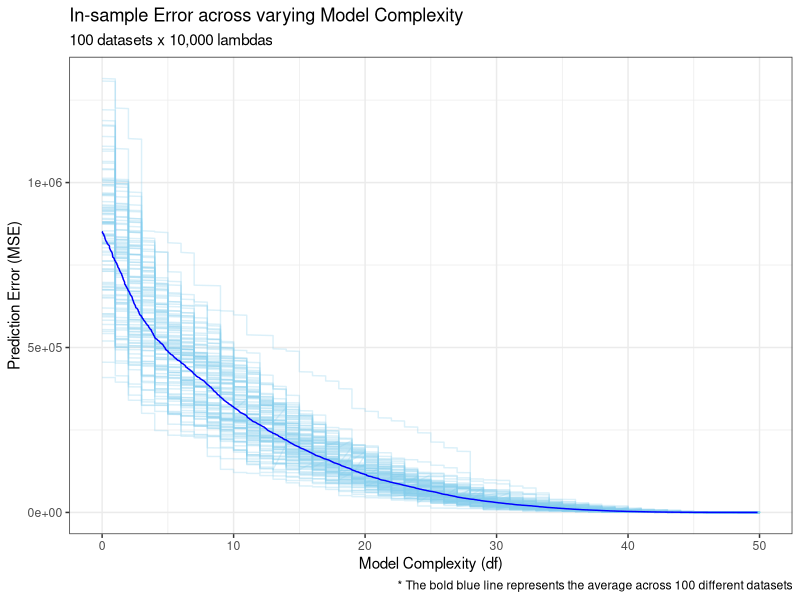

Source code (R): (Note: this script raises an error after producing the figure.)
## ---- chunk 1
library(dplyr)
library(purrr)
library(glmnet)
library(ggplot2)
## ---- chunk 2
coordinate_descent <- function(lambda, y, X){
  # constants
  n <- nrow(X)
  p <- ncol(X)
  # scaling constants
  ## mean values
  y_center <- mean(y)
  X_center <- colMeans(X)
  ## standard deviations
  y_scale <- sd(y)
  X_scale <- apply(X, 2, sd)
  # scaling y and X
  X <- scale(X)
  y <- scale(y)
  # speedup suggested by 2.20
  yX <- crossprod(y, X)
  oneX <- rep(0, times = p) # since X is scaled
  XX <- crossprod(X)
  # speedup for gamma calculation
  X_square_norm <- diag(XX)
  gamma <- n * lambda / X_square_norm
  # remainder of 2.20
  diag(XX) <- 0
  # initial arbitrary guess for betas
  updated_betas <- betas <- rep(0, times = (p + 1))
  # from 2.19
  updated_betas[1] <- 0.0 # with scaled data, beta 0 is constantly 0
  # tolerance to define "not meaningful change"
  tol <- 1e-10
  while(TRUE){
    for(i in 1:p){
      # from 2.17
      zx <- yX[i] - updated_betas[1] * oneX[i] -t(updated_betas[-1]) %*% XX[,i]
      beta_hat <- zx / X_square_norm[i]
      # from 2.18
      updated_betas[i+1] <- sign(beta_hat) * max(c(0, abs(beta_hat) - gamma[i]))
    }
    # checking convergence based on threshold
    if(max(abs(updated_betas - betas)) < tol){
      break
    }
    # save the updated values to betas prior to construction
    betas <- updated_betas
  }
  # back to unscaled coefficients:
  betas[-1] <- updated_betas[-1] * y_scale / X_scale
  # from 2.19
  betas[1] <- y_center - X_center %*% betas[-1]
  return(betas)
}
## ---- chunk 3
LASSO <- function(lambdas, y, X){
  map_dfr(lambdas, ~set_names(c(., coordinate_descent(., y, X)), 
                              c("Lambda" ,"(Intercept)", 
                                paste0("X", seq_along(X)))))
}
## ---- chunk 4
# generating X data
data("iris")
X <- iris[1:3]
# basic dimensions of data
n <- nrow(X)
p <- ncol(X)
colnames(X) <- map_chr(1:p, ~paste0("X", .))
# setting random seed
set.seed(5581)
# producing error
epsilon <- rnorm(n)
# producing y data
coeffs <- c(3, -17, 5)
y <- as.matrix(X) %*% coeffs + epsilon
## ---- chunk 5
cbind(y, X)
## ---- chunk 6
lambdas <- 10^seq(-3, 5, length.out = 100)
glm_fit <- glmnet(as.matrix(X), y, lambda = lambdas, standardize = TRUE, 
                  alpha = 1) #alpha is set to 1 in order to be a LASSO
LASSO_fit <- LASSO(lambdas, y, X)
## ---- chunk 7
as.matrix(coef(glm_fit)) %>% 
  t(.) %>% 
  cbind(., "Lambda" = glm_fit$lambda) %>% 
  as_tibble(.) %>% 
  select(5, 1:4) %>%
  arrange(Lambda)
## ---- chunk 8
LASSO_fit %>% 
  arrange(Lambda)
## ---- chunk 9
data("mtcars")
mus <- c(mtcars$mpg[1:10], mtcars$disp[1:10], mtcars$drat[1:10], 
         mtcars$wt[1:10], mtcars$qsec[1:10])
sigmas <- iris$Petal.Width[1:50] * 100
## ---- chunk 10
set.seed(121)
sets <- 100
n <- 50
betas <- rep(c(1, 2, 3, 5, 8), each = 10)
X <- map2_dfc(mus, sigmas, ~rnorm(sets*n, mean = .x, sd = .y))
colnames(X) <- paste0("X", seq_along(X))
epsilon <- rnorm(sets * n)
y <- as.matrix(X) %*% betas + epsilon
## ---- chunk 11
data <- cbind(y, X)
# shuffle the data
set.seed(5881)
shuffled_data <- data[sample(1:nrow(data)),]
# Split the observations into 100 training sets of size 50 each
train_sets <- split(shuffled_data, rep(1:100, each = 50))
## ---- chunk 12
lambdas <- 10^seq(-3, 5, length.out = 10000)
## ---- chunk 13
Lasso_lms <- map(train_sets,
                 ~glmnet(.[-1], .[[1]], lambda = lambdas, standardize = TRUE,
                         #alpha is set to 1 in order to be a LASSO
                         alpha = 1))

errors <- map2_df(train_sets, Lasso_lms,
                  ~apply(predict(.y, newx = as.matrix(.x[-1])) - .x[[1]],
                         2, function (x) mean(x^2))) %>% 
  t(.)

colnames(errors) <- paste0("Training set", 1:ncol(errors))

errors <- as_tibble(errors)

mses <- apply(errors, 1, mean)

complexity <- map_df(Lasso_lms, ~.$df)
## ---- chunk 14
blue_curve <- ggplot()

for(i in 1:sets){
  blue_curve <- blue_curve +
    geom_line(mapping = aes(x = df, y = error),
              data = tibble(df = complexity[[i]], error = errors[[i]]),
              color = "skyblue", alpha = 0.3)
}

blue_curve  + 
  geom_line(mapping = aes(x = df, y = error),
            data = tibble(df = rowMeans(complexity), error = mses),
            color = "blue") +
  labs(x = "Model Complexity (df)", y = "Prediction Error (MSE)",
       title = "In-sample Error across varying Model Complexity",
       subtitle = "100 datasets x 10,000 lambdas",
       caption = paste0("* The bold blue line represents the average across ",
                    "100 different datasets")) +
  theme_bw()
## ---- chunk 15
# sorting the original data
X_prime = apply(X, 2, sort)
# saving the last row
last_row <- X_prime[nrow(X_prime),]
# get the average of two adjacent rows
X_prime <- (X_prime[1:(nrow(X_prime) - 1),] + X_prime[2:nrow(X_prime),])/2
# compute the last row
last_row <- 2*X_prime[nrow(X_prime),] - last_row
X_prime <- rbind(X_prime, last_row)
# reordering back to original data
original_order <- apply(X, 2, order)
for(col in 1:ncol(X)){
  X_prime[,col] <- X_prime[original_order[,col], col]
}
## ---- chunk 16
set.seed(81)
epsilon_prime <- rnorm(sets * n)
y_prime <- X_prime %*% betas + epsilon_prime
## ---- chunk 17
errors_variance <- map_df(Lasso_lms,
                          ~ apply((predict(., newx = as.matrix(X_prime)) -
                                    as.vector(y_prime)), 
                                  MARGIN = 2, FUN = var)) %>% 
  t(.)

colnames(errors_variance) <- paste0("Training set", 1:ncol(errors_variance))

errors_variance <- as_tibble(errors_variance)
## ---- chunk 18
errors_variance[1:5, 1:5]
## ---- chunk 19
tibble(Lambdas = Lasso_lms[[1]]$lambda,
       "Error Variance" = rowMeans(errors_variance)) %>% 
  arrange("Error Varaince") %>% 
  head(10)
## ---- chunk 20
log_lamdas <- log(Lasso_lms[[1]]$lambda)
red_curve <- ggplot()

for(i in 1:sets){
  red_curve <- red_curve +
    geom_line(mapping = aes(x = log_lambda, y = var),
              data = tibble(log_lambda = log_lamdas, 
                            var = errors_variance[[i]]),
              color = "pink", alpha = 0.3)
}

red_curve  + 
  geom_line(mapping = aes(x = log_lambda, y = var),
            data = tibble(log_lambda = log_lamdas,
                          var = rowMeans(errors_variance)),
            color = "red") +
  labs(x = "Log-Lambda", y = "Variance of Error",
       title = "Variance of Error across varying Model Complexity",
       subtitle = "100 datasets x 10,000 lambdas",
       caption = paste0("* The bold red line represents the average across ",
                    "100 different datasets")) +
  theme_bw()
